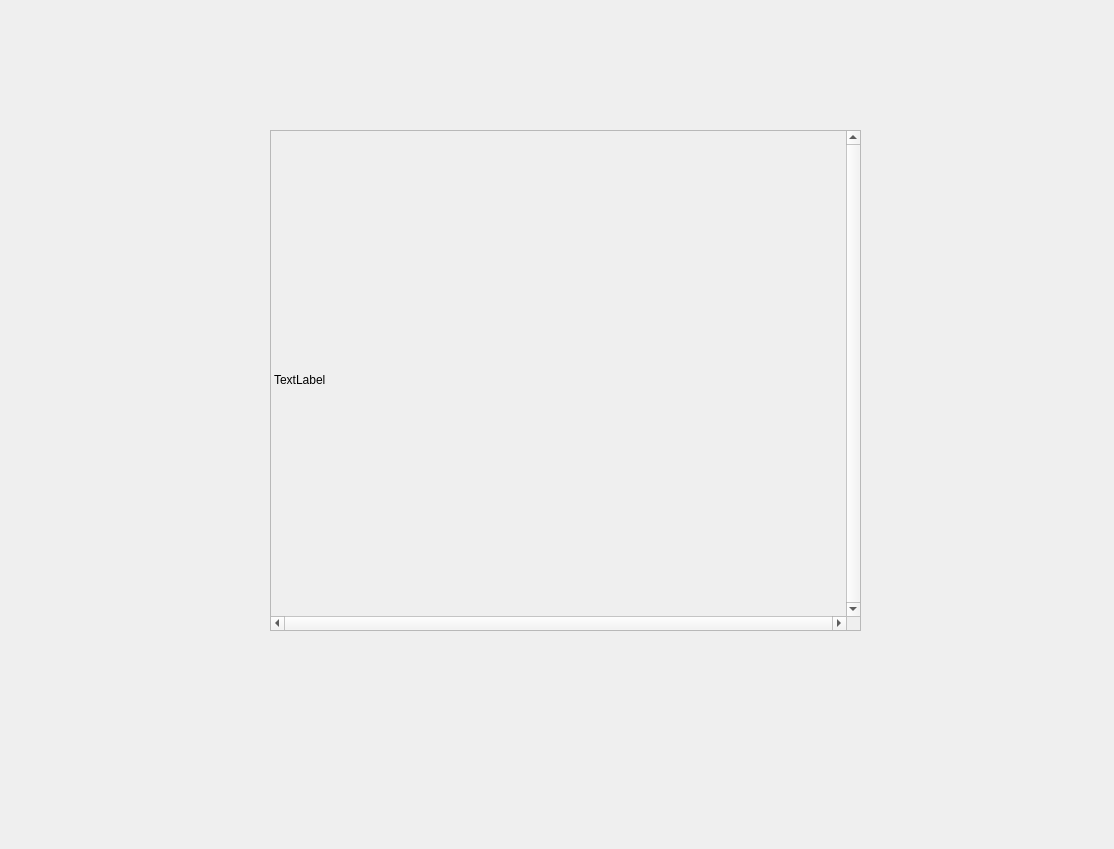
<?xml version="1.0" encoding="UTF-8"?>
<ui version="4.0">
 <class>Scale</class>
 <widget class="QDialog" name="Scale">
  <property name="geometry">
   <rect>
    <x>0</x>
    <y>0</y>
    <width>1114</width>
    <height>849</height>
   </rect>
  </property>
  <property name="windowTitle">
   <string>Dialog</string>
  </property>
  <widget class="QScrollArea" name="scrollArea">
   <property name="geometry">
    <rect>
     <x>270</x>
     <y>130</y>
     <width>591</width>
     <height>501</height>
    </rect>
   </property>
   <property name="focusPolicy">
    <enum>Qt::WheelFocus</enum>
   </property>
   <property name="verticalScrollBarPolicy">
    <enum>Qt::ScrollBarAlwaysOn</enum>
   </property>
   <property name="horizontalScrollBarPolicy">
    <enum>Qt::ScrollBarAlwaysOn</enum>
   </property>
   <property name="sizeAdjustPolicy">
    <enum>QAbstractScrollArea::AdjustToContents</enum>
   </property>
   <property name="widgetResizable">
    <bool>false</bool>
   </property>
   <property name="alignment">
    <set>Qt::AlignCenter</set>
   </property>
   <widget class="QWidget" name="scrollAreaWidgetContents">
    <property name="geometry">
     <rect>
      <x>0</x>
      <y>0</y>
      <width>568</width>
      <height>478</height>
     </rect>
    </property>
    <property name="autoFillBackground">
     <bool>false</bool>
    </property>
    <widget class="QLabel" name="label">
     <property name="geometry">
      <rect>
       <x>0</x>
       <y>0</y>
       <width>581</width>
       <height>491</height>
      </rect>
     </property>
     <property name="text">
      <string>TextLabel</string>
     </property>
     <property name="scaledContents">
      <bool>false</bool>
     </property>
    </widget>
   </widget>
  </widget>
 </widget>
 <resources/>
 <connections/>
</ui>
